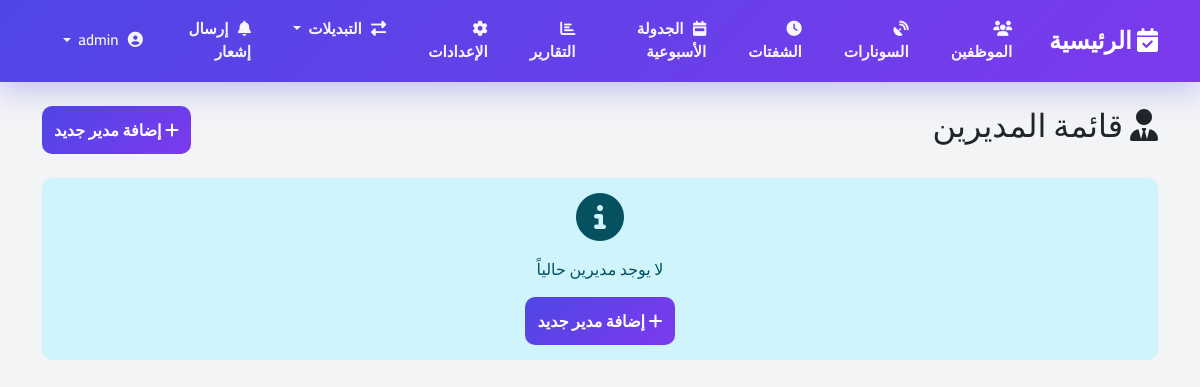
The app's page /accounts/managers/ (signed in), older data.
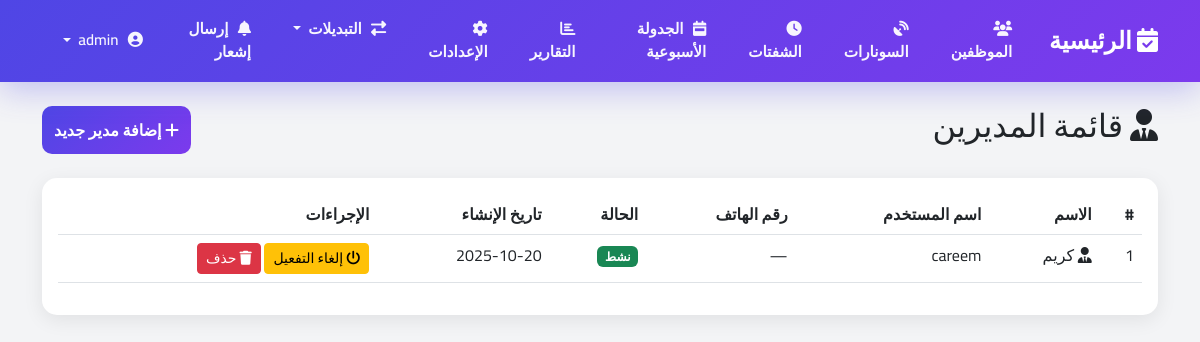
The same page, newer data.
### shifts/models.py (models this page shows, shortened)
class Manager(models.Model):
    user = models.OneToOneField(User, on_delete=models.CASCADE, related_name='manager_profile')
    name = models.CharField(max_length=100, verbose_name='اسم المدير')
    phone = models.CharField(max_length=20, blank=True, null=True, verbose_name='رقم الهاتف')
    is_active = models.BooleanField(default=True, verbose_name='نشط')
    created_at = models.DateTimeField(auto_now_add=True, verbose_name='تاريخ الإنشاء')
    class Meta:
        verbose_name = 'مدير'
        verbose_name_plural = 'المديرين'

### shifts/views.py (the view)
# urls.py: path('accounts/managers/', views.manager_accounts_list, name='manager_accounts_list'),
@superadmin_required
def manager_accounts_list(request):
    managers = Manager.objects.all().select_related('user').order_by('-created_at')
    context = {
        'managers': managers,
        'user_role': 'superadmin'
    }
    return render(request, 'accounts/manager_list.html', context)

### templates/accounts/manager_list.html (shortened to what this page needs)
{% extends 'base.html' %}
{% block content %}
<div class="container py-4">
    <div class="d-flex justify-content-between align-items-center mb-4">
        <h2><i class="fas fa-user-tie"></i> قائمة المديرين</h2>
        <a href="{% url 'manager_account_create' %}" class="btn btn-primary">
            <i class="fas fa-plus"></i> إضافة مدير جديد
        </a>
    </div>
    {% if managers %}
    <div class="card">
        <div class="card-body">
            <div class="table-responsive">
                <table class="table table-hover">
                    <thead>
                        <tr>
                            <th>#</th>
                            <th>الاسم</th>
                            <th>اسم المستخدم</th>
                            <th>رقم الهاتف</th>
                            <th>الحالة</th>
                            <th>تاريخ الإنشاء</th>
                            <th>الإجراءات</th>
                        </tr>
                    </thead>
                    <tbody>
                        {% for manager in managers %}
                        <tr>
                            <td>{{ forloop.counter }}</td>
                            <td><i class="fas fa-user-tie"></i> {{ manager.name }}</td>
                            <td>{{ manager.user.username }}</td>
                            <td>{{ manager.phone|default:"—" }}</td>
                            <td>
                                {% if manager.is_active %}
                                    <span class="badge bg-success">نشط</span>
                                {% else %}
                                    <span class="badge bg-danger">معطل</span>
                                {% endif %}
                            </td>
                            <td>{{ manager.created_at|date:"Y-m-d" }}</td>
                            <td>
                                <a href="{% url 'manager_account_toggle' manager.pk %}"
                                   class="btn btn-sm {% if manager.is_active %}btn-warning{% else %}btn-success{% endif %}"
                                   onclick="return confirm('هل أنت متأكد؟')">
                                    <i class="fas fa-power-off"></i>
                                    {% if manager.is_active %}إلغاء التفعيل{% else %}تفعيل{% endif %}
                                </a>
                                <a href="{% url 'manager_account_delete' manager.pk %}"
                                   class="btn btn-sm btn-danger">
                                    <i class="fas fa-trash"></i> حذف
                                </a>
                            </td>
                        </tr>
                        {% endfor %}
                    </tbody>
                </table>
            </div>
        </div>
    </div>
    {% else %}
    <div class="alert alert-info text-center">
        <i class="fas fa-info-circle fa-3x mb-3"></i>
        <p>لا يوجد مديرين حالياً</p>
        <a href="{% url 'manager_account_create' %}" class="btn btn-primary">
            <i class="fas fa-plus"></i> إضافة مدير جديد
        </a>
    </div>
    {% endif %}
</div>
{% endblock %}

Row changes from the older to the newer data that the page shows:
added Manager: name "كريم", user.username "careem", phone "—", is_active "نشط", created_at "2025-10-20"
Text that changed along with them:
text no longer shown: "لا يوجد مديرين حالياً إضافة مدير جديد"
text now shown: "# الاسم اسم المستخدم رقم الهاتف الحالة تاريخ الإنشاء الإجراءات"
